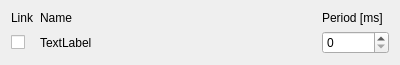
<?xml version="1.0" encoding="UTF-8"?>
<ui version="4.0">
 <class>BandwidthForm</class>
 <widget class="QWidget" name="BandwidthForm">
  <property name="geometry">
   <rect>
    <x>0</x>
    <y>0</y>
    <width>400</width>
    <height>48</height>
   </rect>
  </property>
  <property name="windowTitle">
   <string>Form</string>
  </property>
  <layout class="QGridLayout" name="gridLayout">
   <item row="1" column="1">
    <widget class="QLabel" name="label">
     <property name="text">
      <string>TextLabel</string>
     </property>
    </widget>
   </item>
   <item row="1" column="3">
    <widget class="QSpinBox" name="spinBox">
     <property name="maximum">
      <number>999999999</number>
     </property>
    </widget>
   </item>
   <item row="0" column="3">
    <widget class="QLabel" name="label_2">
     <property name="text">
      <string>Period [ms]</string>
     </property>
    </widget>
   </item>
   <item row="0" column="1">
    <widget class="QLabel" name="label_3">
     <property name="text">
      <string>Name</string>
     </property>
    </widget>
   </item>
   <item row="1" column="2">
    <spacer name="horizontalSpacer">
     <property name="orientation">
      <enum>Qt::Horizontal</enum>
     </property>
     <property name="sizeHint" stdset="0">
      <size>
       <width>40</width>
       <height>20</height>
      </size>
     </property>
    </spacer>
   </item>
   <item row="1" column="0">
    <widget class="QCheckBox" name="checkBox">
     <property name="text">
      <string/>
     </property>
    </widget>
   </item>
   <item row="0" column="0">
    <widget class="QLabel" name="label_4">
     <property name="text">
      <string>Link</string>
     </property>
    </widget>
   </item>
  </layout>
 </widget>
 <resources/>
 <connections/>
</ui>
